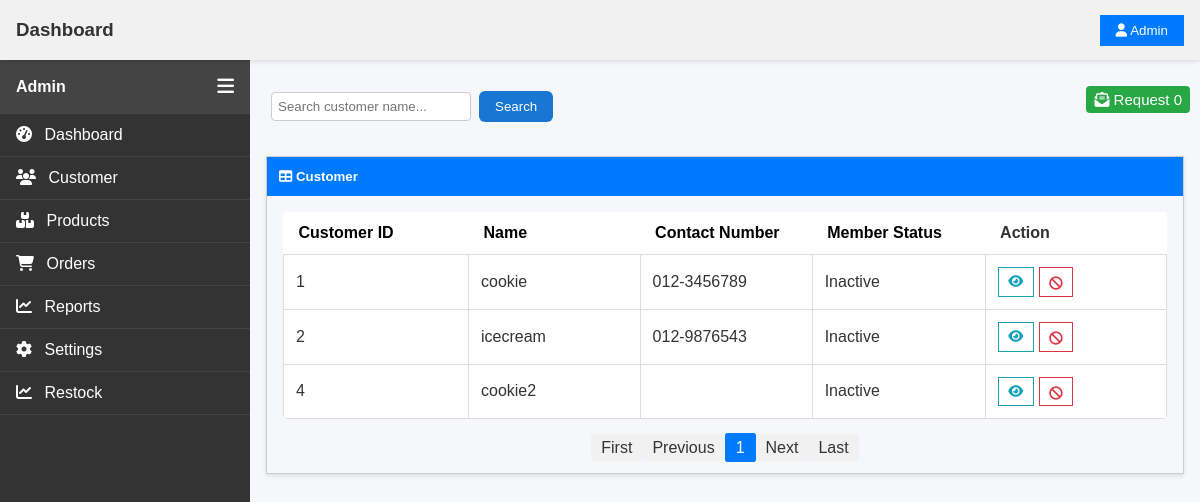
Screenshot of /pages/admin/view_customer.php (signed in) with the database file from the repository.
### tables this page shows
CREATE TABLE `user` (
  `userID` int(11) NOT NULL,
  `username` varchar(255) NOT NULL,
  `passwordHash` varchar(255) NOT NULL,
  `address` text DEFAULT NULL,
  `birthdate` date DEFAULT NULL,
  `email` varchar(255) NOT NULL,
  `emailVerified` tinyint(1) NOT NULL DEFAULT 0 COMMENT 'tinyint(1) is the same as boolean. 0 is false, 1 is true.',
  `phoneNo` varchar(15) DEFAULT NULL,
  `gender` enum('F','M','R') NOT NULL DEFAULT 'R' COMMENT 'F: Female. \r\nM: Male.\r\nR: Rather not say',
  `profilePic` varchar(255) DEFAULT NULL,
  `bio` varchar(1000) DEFAULT NULL,
  `memberStatus` enum('Active','Inactive','Blocked') NOT NULL COMMENT 'Inactive means not registered as a member (as in a customer who enjoys certain privileges).',
  `isDeleted` tinyint(1) NOT NULL DEFAULT 0 COMMENT 'tinyint(1) is the same as boolean. 0 is false, 1 is true.'
);

### pages/admin/view_customer.php (the view, shortened to what this page needs)
<?php
require '../../_base.php';
require_once  "../admin/main.php";
?>
<?php
$fields = [
    'userID' => 'Customer ID',
    'username' => 'Name',
    'phoneNo' => 'Contact Number',
    'memberStatus' => 'Member Status'
];
$username = $_GET['username'] ?? '';
$sort = req('sort');
key_exists($sort,$fields)||$sort='userID';
$dir = req('dir');
in_array($dir,['asc','desc'])||$dir='asc';
$page = req('page', 1);
require_once '../../Pager.php';
$p = new Pager("SELECT * FROM user WHERE username like ? ORDER BY $sort $dir", ["%$username%"], 10, $page);
$arr = $p->result;
$stmA = $_db->prepare("SELECT COUNT(*) AS TotalRequest FROM blockeduser WHERE role ='user' AND status='request'");
$stmA->execute();
$resultA = $stmA->fetch();
?>
<div class="main-content" style="  margin-left: var(--sidebar-width);
margin-top: 50px;
padding: 1rem;">
<div class="searchBar" style="display:flex;">
    <div>
<form class="search-box" method="get">
    <?= html_search('username', 'Search customer name...', 'padding: 6px; border-radius: 4px; border: 1px solid #ccc; width: 200px;') ?>
      <button type="submit">Search</button>
    </form>
    </div>
    <div style="position: absolute; right: 0;">
    <a href="/pages/admin/view_customer_request.php" class="btn-add"><i class="fa-solid fa-envelope-open-text"></i> Request <?= htmlspecialchars($resultA->TotalRequest) ?></a>
    </div>
</div>
    <div class="container-table">
        <div class="tb-title">
            <h5 style="margin: 0;"><i class="fas fa-table"></i> Customer </h5>
        </div>
        <div style="padding: 1rem;">
            <table class="tb">
                <tr>
                <?php
        sorting($fields, $_GET['sort'] ?? '', $_GET['dir'] ?? '');
        ?>
        <th>Action</th>
                </tr>
                <?php foreach ($arr as $c): ?>
                    <tr class="row">
                        <td class="content td"><?= $c->userID ?></td>
                        <td class="content td"><?= $c->username ?></td>
                        <td class="content td"><?= $c->phoneNo ?></td>
                        <td class="content td"><?= $c->memberStatus ?></td>
                        <td class="content td">
                            <div class="action">
                                <button class="action-btn-details" data-get="customer_detail.php?userID=<?= $c->userID ?>"><i class="fas fa-eye"></i></button>
                                <?php if ($c->memberStatus=='Inactive'||$c->memberStatus=='Active'): ?>
                                <button class="action-btn-delete" data-post="/pages/admin/blockCustomer.php?userID=<?= $c->userID ?>" data-confirm="Are you sure you want to block this user?"><i class="fas fa-ban"></i></button>
                                <?php endif ?>
                            </div>
                        </td>
                    </tr>
                <?php endforeach ?>
            </table>
            <div class="pagination" style="text-align: center; margin-top: 1rem;">
<?= $p->html("sort=$sort&dir=$dir") ?>
    </div>
        </div>
                                </div>
</div>
<?php
require '../../admin_foot.php';
?>

### pages/admin/main.php (shortened to what this page needs)
<!DOCTYPE html>
<html lang="en" data-theme="light">
<head>
  <link rel="stylesheet" href="https://cdnjs.cloudflare.com/ajax/libs/font-awesome/6.4.0/css/all.min.css">
  <link rel="stylesheet" href="/css/main.css">
  <link rel="stylesheet" href="/css/topbar.css">
  <link rel="stylesheet" href="/css/sidebar.css">
  <link rel="stylesheet" href="/css/admin.css">
  <link rel="stylesheet" href="../../lang.js">
  <?php link_stylesheet($stylesheetArray ?? ''); ?>
</head>
<body>
  <?php include __DIR__ . "/../../admin_topbar.php"; ?>
  <?php include __DIR__ . '/../../admin_sidebar.php'; ?>

### _base.php (shortened to what this page needs)
<?php
$time = time();
function link_stylesheet($stylesheetArray) {
    global $time;
    if (is_array($stylesheetArray)) {
        foreach ($stylesheetArray as $stylesheet) {
            echo "<link rel='stylesheet' href='$stylesheet?v=$time' />";
        }
    }
}
function req($key, $value=null){
    $value = $_REQUEST[$key] ?? $value;
    return is_array($value) ? array_map('trim',$value) : trim($value);
}
function html_search($key, $placeholder = 'Search...', $style = '') {
    $value = htmlentities($_GET[$key] ?? '', ENT_QUOTES, 'UTF-8');
    return "<input
                type='text'
                name='$key'
                value='$value'
                placeholder='$placeholder'
                style='$style'>";
}
function sorting($fields, $sort, $dir, $href = '') {
    foreach ($fields as $k => $v) {
        $d = 'asc';
        $c = '';
        $queryString = http_build_query(array_merge($_GET, ['sort' => $k, 'dir' => $d]));
        echo "<th><a href='?$queryString' class='$c'>$v</a></th>";
    }
}

### admin_topbar.php (shortened to what this page needs)
<!DOCTYPE html>
<html lang="en">
<head>
  <link rel="stylesheet" href="/css/topbar.css">
</head>
<body>
<div class="topbar">
  <h3>Dashboard</h3>
  <div class="topbar-right">
    <div class="dropdown">
      <button class="dropdown-toggle" type="button">
        <i class="fas fa-user"></i> Admin
      </button>
    </div>
  </div>
</div>

### admin_sidebar.php (shortened to what this page needs)
<div class="sidebar" id="sidebar">
  <div class="sidebar-header">
    <h4>Admin</h4>
    <button class="sidebar-toggle-btn" id="sidebarToggle">
      <i class="fas fa-bars"></i>
    </button>
  </div>
  <ul class="nav-links">
    <li>
      <a href="/pages/admin/admin_home.php"><i class="fas fa-tachometer-alt"></i> Dashboard</a>
    </li>
    <li>
      <a href="/pages/admin/view_customer.php"><i class="fas fa-users"></i> Customer</a>
    </li>
    <li>
      <a href="/pages/admin/product/admin_product.php"><i class="fas fa-boxes"></i> Products</a>
    </li>
    <li>
      <a href="/pages/admin/admin_order.php"><i class="fas fa-shopping-cart"></i> Orders</a>
    </li>
    <li>
      <a href="/pages/admin/product/adminProductAnlysis.php"><i class="fas fa-chart-line"></i> Reports</a>
    </li>
    <li>
      <a href="#"><i class="fas fa-cog"></i> Settings</a>
    </li>
    <li>
      <a href="/pages/admin/product/stock.php"><i class="fas fa-chart-line"></i> Restock </a>
    </li>
  </ul>
</div>

### pager.php (shortened to what this page needs)
<?php
class Pager {
    public $page;
    public $page_count;
    public function __construct($query, $params, $limit, $page) {
        global $_db;
        $this->limit = ctype_digit($limit) ? max($limit, 1) : 10;
        $this->page = ctype_digit($page) ? max($page, 1) : 1;
        $q = preg_replace('/SELECT.+FROM/', 'SELECT COUNT(*) FROM', $query, 1);
        $stm = $_db->prepare($q);
        $stm->execute($params);
        $this->item_count = $stm->fetchColumn();
        $this->page_count = ceil($this->item_count / $this->limit);
        $offset = ($this->page - 1) * $this->limit;
        $stm = $_db->prepare($query . " LIMIT $offset, $this->limit");
        $stm->execute($params);
        $this->result = $stm->fetchAll();
    }
    public function html($href = '', $attr = '') {
        $prev = max($this->page - 1, 1);
        $next = min($this->page + 1, $this->page_count);
        echo "<nav class='pager' $attr>";
        echo "<a href='?page=1&$href'>First</a>";
        echo "<a href='?page=$prev&$href'>Previous</a>";
        for ($p = 1; $p <= $this->page_count; $p++) {
            $c = $p == $this->page ? 'active' : '';
            echo "<a href='?page=$p&$href' class='$c'>$p</a>";
        }
        echo "<a href='?page=$next&$href'>Next</a>";
        echo "<a href='?page=$this->page_count&$href'>Last</a>";
        echo "</nav>";
    }
}

### admin_foot.php (shortened to what this page needs)
</body>
</html>

### css/main.css (style rules this page uses)
body { margin: 0; padding: 0; font-family: Arial, sans-serif; background-color: #f8f9fa; color: #333; }
.main-content { margin-left: var(--sidebar-width); margin-top: 50px; padding: 1rem; }
.container-table { border: 1px solid #ccc; box-shadow: 0 2px 4px rgba(0,0,0,0.1); }
.tb-title { background-color: #007bff; color: #fff; padding: 0.75rem; }
.tb { width: 100%; border-collapse: collapse; }
.td { padding: 0.75rem; border: 1px solid #ddd; }
.action-btn-details { padding: 0.3rem 0.6rem; border: 1px solid #17a2b8; background: none; cursor: pointer; color: #17a2b8; }
.action-btn-delete { padding: 0.3rem 0.6rem; padding-top: 8px ; border: 1px solid #dc3545; background: none; cursor: pointer; color: #dc3545; }
.pagination a { padding: 5px 10px; background: #f1f1f1; text-decoration: none; border-radius: 3px; color: #333; }
.pagination { display: flex; justify-content: center; align-items: center; gap: 5px; }
.pagination .active { background-color: #007bff; color: #fff; border: 1px solid #007bff; }
.search-box { display: flex; align-items: center; gap: 0.5rem; flex: 1; }
.search-box input[type="text"] { padding: 0.5rem 1rem; border-radius: 6px; border: 1px solid #ccc; flex: 1; }
.search-box button { padding: 0.5rem 1rem; border: none; background-color: #1976d2; color: white; border-radius: 6px; cursor: pointer; transition: background-color 0.3s; }

### css/topbar.css (style rules this page uses)
.topbar { position: fixed; top: 0; left: 0; right: 0; height: 60px; background-color: #f1f1f1; color: #333; display: flex; align-items: center; justify-content: space-between; padding: 0 1rem; box-shadow: 0 2px 4px rgba(0, 0, 0, 0.1); z-index: 9999; }
.topbar h3 { margin: 0; }
.topbar-right { display: flex; align-items: center; gap: 1rem; }
.dropdown { position: relative; }
.dropdown-toggle { background: #007bff; color: #fff; border: none; padding: 0.5rem 1rem; cursor: pointer; }

### css/sidebar.css (style rules this page uses)
:root { --sidebar-width: 250px; --topbar-height: 60px; }
.sidebar { position: fixed; top: var(--topbar-height); left: 0; width: var(--sidebar-width); height: calc(100vh - var(--topbar-height)); background-color: #333; color: #fff; transition: all 0.3s; overflow-y: auto; z-index: 9998; }
.sidebar-header { display: flex; justify-content: space-between; align-items: center; background-color: #444; padding: 1rem; }
.sidebar-header h4 { margin: 0; }
.sidebar-toggle-btn { background: none; border: none; color: #fff; font-size: 1.2rem; cursor: pointer; }
.nav-links { list-style: none; padding: 0; margin: 0; }
.nav-links li { border-bottom: 1px solid #444; }
.nav-links li a { display: block; padding: 0.75rem 1rem; color: #fff; text-decoration: none; transition: background-color 0.2s; }
.nav-links li a i { margin-right: 0.5rem; }
.active { background-color: #555; }

### css/admin.css (style rules this page uses)
* { box-sizing: border-box; }
:root { --side-container-width: 150px; }
body { margin: 0; font-family: Arial, sans-serif; }
.main-content { margin-left: var(--sidebar-width); margin-top: 50px; padding: 1rem; }
.container-table { border: 1px solid #ccc; box-shadow: 0 2px 4px rgba(0,0,0,0.1); }
.tb-title { background-color: #007bff; color: #fff; padding: 0.75rem; }
.tb { width: 100%; border-collapse: collapse; }
.td { padding: 0.75rem; border: 1px solid #ddd; }
.action-btn-details { padding: 0.3rem 0.6rem; border: 1px solid #17a2b8; background: none; cursor: pointer; color: #17a2b8; }
.action-btn-delete { padding: 0.3rem 0.6rem; padding-top: 8px ; border: 1px solid #dc3545; background: none; cursor: pointer; color: #dc3545; }
.tb th a { color: inherit; display: block; color:black; text-decoration: none; }

### css/admin_product.css (style rules this page uses)
* { margin: 0; padding: 0; box-sizing: border-box; }
body { font-family: Arial, sans-serif; background-color: #f5f7fa; color: #333; }
.btn-add { background-color: #28a745; }
table { width: 100%; border-collapse: collapse; background-color: #fff; margin-bottom: 20px; border-radius: 4px; overflow: hidden; }
table th, table td { padding: 12px 15px; text-align: left; border-bottom: 1px solid #ddd; }
table th { font-weight: 600; }
.pagination a { padding: 5px 10px; background: #f1f1f1; text-decoration: none; border-radius: 3px; color: #333; }

### css/admin_customer.css (style rules this page uses)
.content { width: 80vw; }
.searchBar { height: 40px; margin:25px 5px; text-align: end; }
.action { display: flex; gap: 5px; }
td,th { padding: 10px 10px; }
.btn-add { width: 20%; height:35px; margin: 10px 10px; background-color: #28a745; border: none; text-align: center; text-decoration: none; color:white; font-size: 15px; padding: 5px 8px; border-radius: 4px; }

### rows the page displays
user: userID "1", username "cookie", phoneNo "012-3456789", memberStatus "Inactive"
user: userID "2", username "icecream", phoneNo "012-9876543", memberStatus "Inactive"
user: userID "4", username "cookie2", memberStatus "Inactive"

### other values shown
$resultA->TotalRequest "0"
$v "Customer ID"
$v "Name"
$v "Contact Number"
$v "Member Status"
